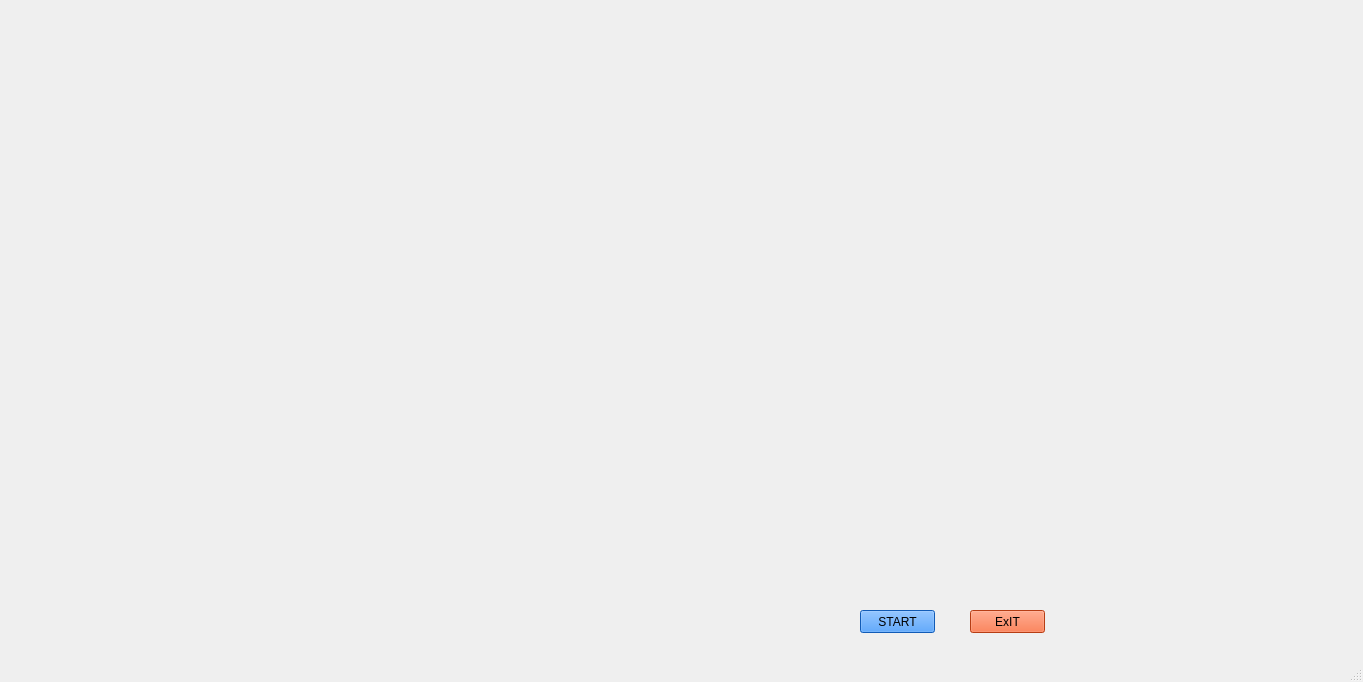
<?xml version="1.0" encoding="UTF-8"?>
<ui version="4.0">
 <class>MainWindow</class>
 <widget class="QMainWindow" name="MainWindow">
  <property name="geometry">
   <rect>
    <x>0</x>
    <y>0</y>
    <width>1363</width>
    <height>682</height>
   </rect>
  </property>
  <property name="windowTitle">
   <string>MainWindow</string>
  </property>
  <widget class="QWidget" name="centralwidget">
   <widget class="QLabel" name="label">
    <property name="geometry">
     <rect>
      <x>0</x>
      <y>-100</y>
      <width>1101</width>
      <height>801</height>
     </rect>
    </property>
    <property name="text">
     <string/>
    </property>
    <property name="pixmap">
     <pixmap>../../../../Downloads/jarvish gui/EdibleDeadIraniangroundjay-mobile.jpg</pixmap>
    </property>
    <property name="scaledContents">
     <bool>true</bool>
    </property>
   </widget>
   <widget class="QLabel" name="label_2">
    <property name="geometry">
     <rect>
      <x>-10</x>
      <y>0</y>
      <width>1211</width>
      <height>761</height>
     </rect>
    </property>
    <property name="text">
     <string/>
    </property>
    <property name="pixmap">
     <pixmap>../../../../Downloads/Iron_Template_1.gif</pixmap>
    </property>
    <property name="scaledContents">
     <bool>true</bool>
    </property>
   </widget>
   <widget class="QLabel" name="label_3">
    <property name="geometry">
     <rect>
      <x>30</x>
      <y>40</y>
      <width>231</width>
      <height>161</height>
     </rect>
    </property>
    <property name="text">
     <string/>
    </property>
    <property name="pixmap">
     <pixmap>../../../../Downloads/Code_Template.gif</pixmap>
    </property>
   </widget>
   <widget class="QLabel" name="label_4">
    <property name="geometry">
     <rect>
      <x>10</x>
      <y>530</y>
      <width>361</width>
      <height>131</height>
     </rect>
    </property>
    <property name="text">
     <string/>
    </property>
    <property name="pixmap">
     <pixmap>../../../../Downloads/jarvish gui/initial.gif</pixmap>
    </property>
   </widget>
   <widget class="QPushButton" name="pushButton">
    <property name="geometry">
     <rect>
      <x>860</x>
      <y>610</y>
      <width>75</width>
      <height>23</height>
     </rect>
    </property>
    <property name="styleSheet">
     <string notr="true">font: 75 12pt &quot;MS Shell Dlg 2&quot;;
background-color: rgb(24, 128, 255);</string>
    </property>
    <property name="text">
     <string>START</string>
    </property>
   </widget>
   <widget class="QPushButton" name="pushButton_2">
    <property name="geometry">
     <rect>
      <x>970</x>
      <y>610</y>
      <width>75</width>
      <height>23</height>
     </rect>
    </property>
    <property name="styleSheet">
     <string notr="true">font: 75 12pt &quot;MS Shell Dlg 2&quot;;
background-color: rgb(255, 85, 28);</string>
    </property>
    <property name="text">
     <string>ExIT</string>
    </property>
   </widget>
   <widget class="QTextBrowser" name="textBrowser">
    <property name="geometry">
     <rect>
      <x>820</x>
      <y>60</y>
      <width>241</width>
      <height>41</height>
     </rect>
    </property>
    <property name="styleSheet">
     <string notr="true">background:transparent;
border-radius:none;</string>
    </property>
   </widget>
   <widget class="QTextBrowser" name="textBrowser_2">
    <property name="geometry">
     <rect>
      <x>820</x>
      <y>120</y>
      <width>241</width>
      <height>41</height>
     </rect>
    </property>
    <property name="styleSheet">
     <string notr="true">background:transparent;
color: rgb(255, 255, 255);
border-radius:none;
color: rgb(255, 255, 255);
</string>
    </property>
   </widget>
  </widget>
  <widget class="QStatusBar" name="statusbar"/>
 </widget>
 <resources/>
 <connections/>
</ui>
